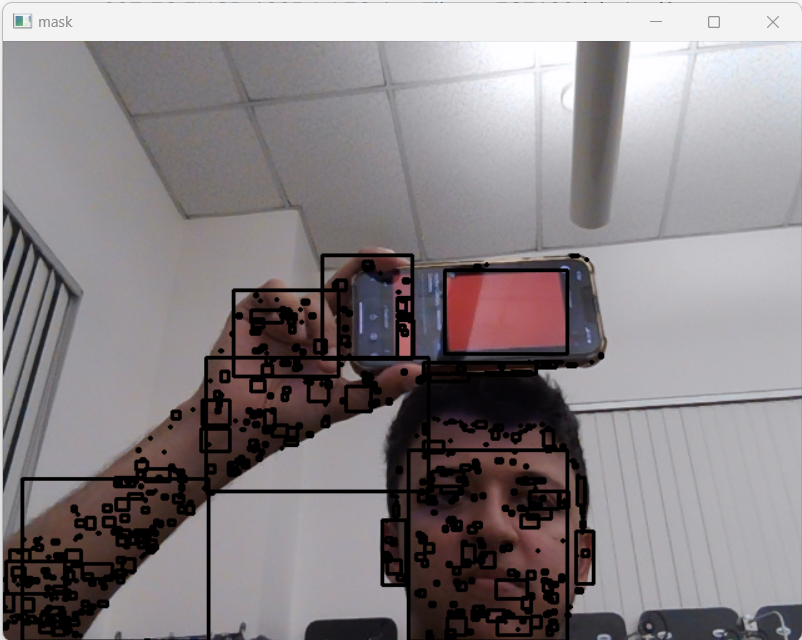
#> input picture colorpicker.png, 802 x 640 px, given in place of the camera
$ python tracking.py
#> lines starting #> are read from the running program, lines starting #| are printed output that depends on the picture; after the words box and inside, x2 and y2 are one past the last pixel; in counts of white or black regions, pixels touching at a corner belong together
import numpy as np
import cv2
import matplotlib.pyplot as plt
from sklearn.cluster import KMeans
"""
https://docs.opencv.org/3.0-beta/doc/py_tutorials/py_gui/py_video_display/py_video_display.html
https://docs.opencv.org/4.x/df/d9d/tutorial_py_colorspaces.html
https://docs.opencv.org/4.x/d4/d73/tutorial_py_contours_begin.html
https://docs.opencv.org/4.x/d7/d4d/tutorial_py_thresholding.html
https://code.likeagirl.io/finding-dominant-colour-on-an-image-b4e075f98097
"""

def find_histogram(clt):
    """
    create a histogram with k clusters
    :param: clt
    :return:hist
    """
    numLabels = np.arange(0, len(np.unique(clt.labels_)) + 1)
    (hist, _) = np.histogram(clt.labels_, bins=numLabels)

    hist = hist.astype("float")
    hist /= hist.sum()

    return hist
def plot_colors2(hist, centroids):
    bar = np.zeros((50, 300, 3), dtype="uint8")
    startX = 0

    for (percent, color) in zip(hist, centroids):
        # plot the relative percentage of each cluster
        endX = startX + (percent * 300)
        cv2.rectangle(bar, (int(startX), 0), (int(endX), 50),
                      color.astype("uint8").tolist(), -1)
        startX = endX

    # return the bar chart
    return bar

cap = cv2.VideoCapture(0)


while(True):
    # Capture frame-by-frame
    ret, frame = cap.read()
#> frame is the input picture: shape (640, 802, 3); mean B, G, R 132.8, 130.2, 136.7
    result = frame.copy()
    #cv2.imshow('frame',frame)

    # Our operations on the frame come here
    gray = cv2.cvtColor(frame, cv2.COLOR_BGR2GRAY)
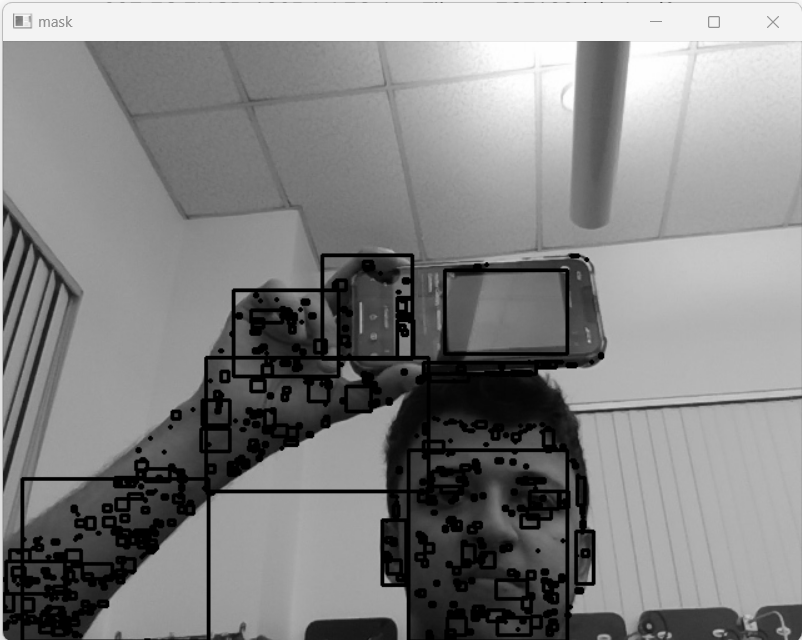
#> gray: shape (640, 802); min 0, max 255, mean 132.4
    image = cv2.cvtColor(frame, cv2.COLOR_BGR2HSV)
#> image: shape (640, 802, 3); mean H, S, V 94.8, 25.3, 138.8
    #cv2.imshow('frame',frame)

    # lower boundary RED color range values; Hue (0 - 10)
    lower1 = np.array([0, 100, 20])
    upper1 = np.array([10, 255, 255])

    # upper boundary RED color range values; Hue (160 - 180)
    lower2 = np.array([160,100,20])
    upper2 = np.array([179,255,255])

    lower_mask = cv2.inRange(image, lower1, upper1)
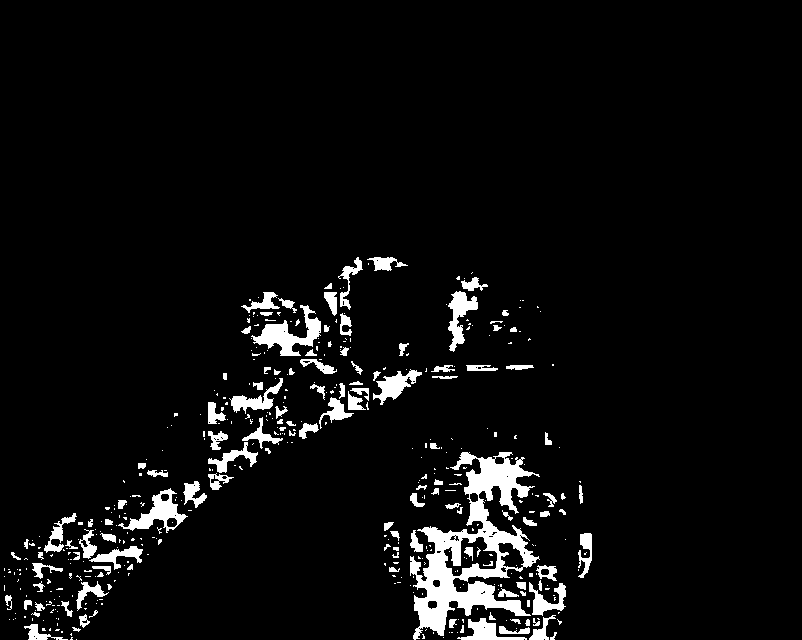
#> lower_mask: shape (640, 802); 5.2% white; 446 white regions (320 under 20 px), largest, box (x1, y1, x2, y2) and area: (410, 452, 540, 640) 8639, (251, 305, 321, 356) 1326, (118, 488, 188, 533) 1018
    upper_mask = cv2.inRange(image, lower2, upper2)
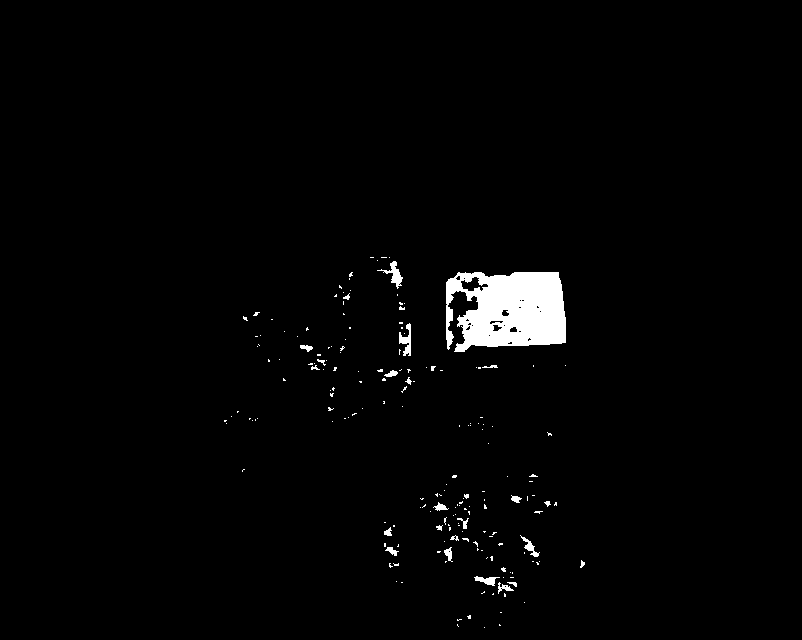
#> upper_mask: shape (640, 802); 1.9% white; 191 white regions (167 under 20 px), largest, box (x1, y1, x2, y2) and area: (446, 272, 566, 352) 7436, (377, 261, 403, 289) 217, (399, 323, 411, 356) 203

    full_mask = lower_mask + upper_mask
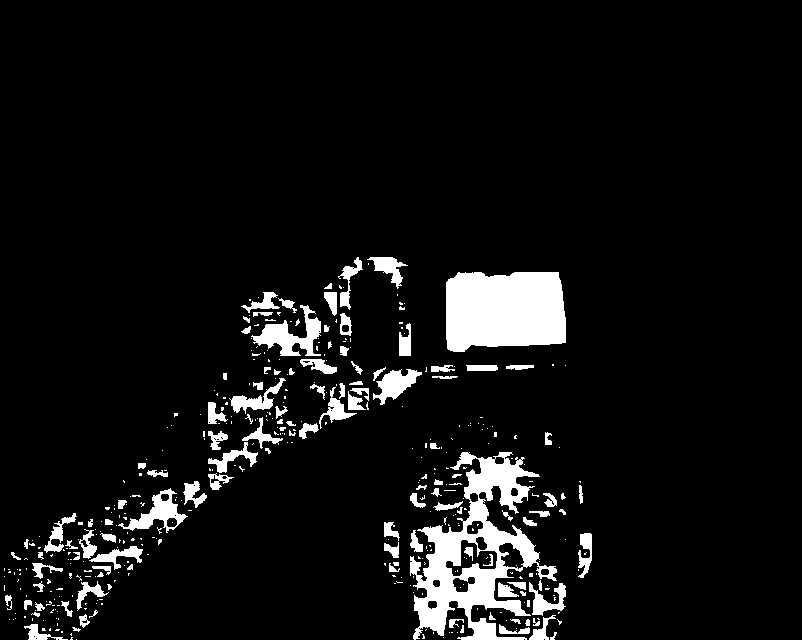
#> full_mask: shape (640, 802); 7.1% white; 425 white regions (305 under 20 px)

    result = cv2.bitwise_and(result, result, mask=full_mask)
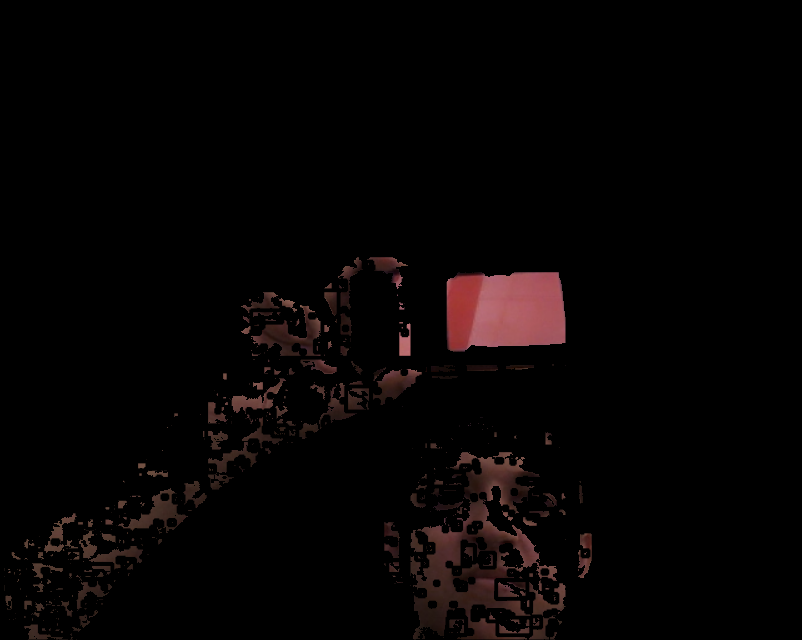
#> result: shape (640, 802, 3); mean B, G, R 3.4, 3.5, 6.3


    thresh_image = result.astype(np.uint8)
    contours, hierarchy = cv2.findContours(full_mask, cv2.RETR_TREE, cv2.CHAIN_APPROX_SIMPLE)
#> contours = 470 contours, 372 with area under 20; largest, box (x1, y1, x2, y2) and area: (410, 452, 557, 640) 11403, (446, 272, 566, 352) 8409, (251, 305, 321, 356) 1286, (118, 488, 188, 533) 1037, (445, 539, 498, 577) 942
    for cnt in contours:
        x,y,w,h = cv2.boundingRect(cnt)
        cv2.rectangle(frame,(x,y),(x+w,y+h),(0,0,0),2)
#> this loop made 470 passes
#> (x, y, w, h) on passes 1 to 3: (76, 639, 1, 1), (443, 637, 1, 1), (70, 637, 3, 3)
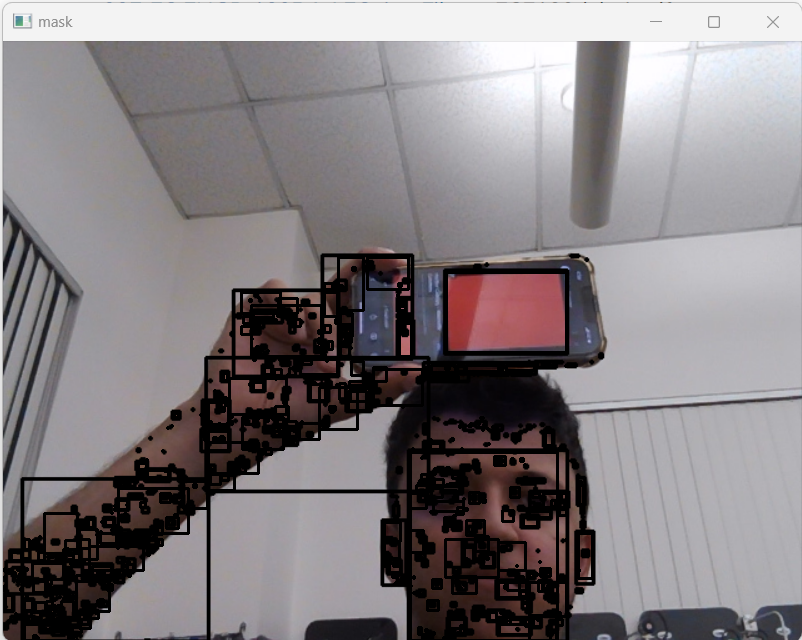
#> frame: shape (640, 802, 3); 4.06% of pixels changed, all inside (x1, y1, x2, y2) = (3, 257, 592, 640)
    cv2.imshow('mask', frame)
    # Display the resulting frame
    #cv2.imshow('frame',gray)
    print(frame.shape)
#| (640, 802, 3)
    frame = frame.reshape((frame.shape[0] * frame.shape[1],3)) #represent as row*column,channel number
    clt = KMeans(n_clusters=3) #cluster number
    clt.fit(frame)

    hist = find_histogram(clt)
    bar = plot_colors2(hist, clt.cluster_centers_)
#> after the loop in plot_colors2, `for (percent, color) in zip(hist, centroids):`:
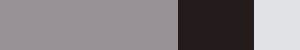
#> bar: shape (50, 300, 3); mean of channels 0, 1, 2 131.2, 128.1, 133.8; drawn as B, G, R

    plt.axis("off")
    plt.imshow(bar)
    plt.show()
    if cv2.waitKey(1) & 0xFF == ord('q'):
#> (key q is pressed here)
        break

# When everything done, release the capture
cap.release()
cv2.destroyAllWindows()

$ run again, on brightnesschange.png
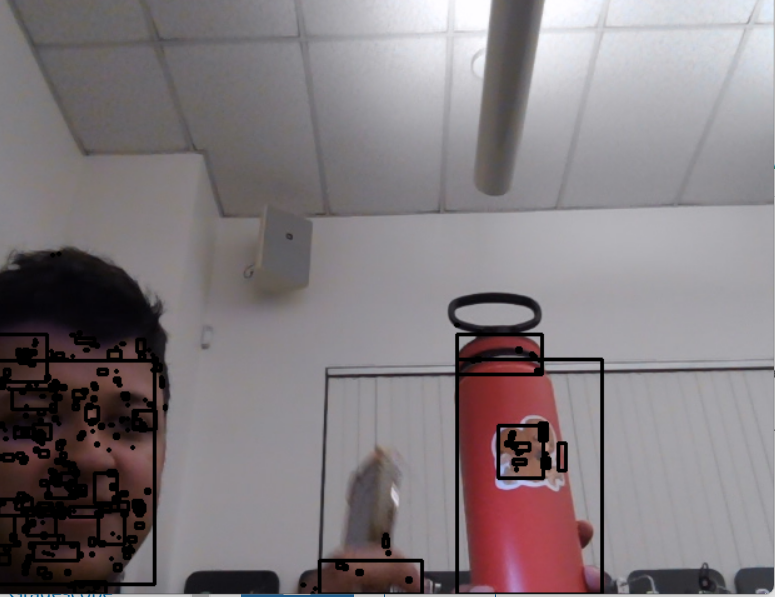
#> input picture brightnesschange.png, 775 x 597 px, given in place of the camera
#> frame is the input picture: shape (597, 775, 3); mean B, G, R 125.1, 121.7, 129.5
#> image: shape (597, 775, 3); mean H, S, V 112.3, 26.2, 131.6
#> `lower_mask = cv2.inRange(image, lower1, upper1)`:
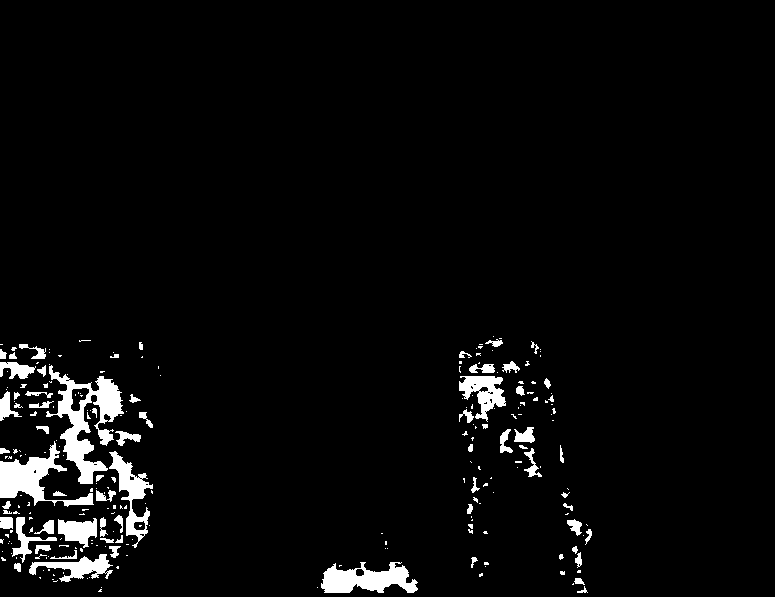
#> lower_mask: shape (597, 775); 3.8% white; 243 white regions (174 under 20 px), largest, box (x1, y1, x2, y2) and area: (46, 365, 124, 484) 3260, (0, 441, 94, 507) 2103, (321, 562, 418, 593) 1867
#> upper_mask: shape (597, 775); 3.9% white; 115 white regions (91 under 20 px), largest, box (x1, y1, x2, y2) and area: (459, 375, 601, 593) 15685, (462, 336, 536, 357) 887, (513, 361, 541, 373) 214
#> full_mask: shape (597, 775); 7.7% white; 193 white regions (139 under 20 px)
#> contours = 207 contours, 162 with area under 20; largest, box (x1, y1, x2, y2) and area: (459, 375, 601, 593) 17593, (0, 365, 124, 507) 5446, (321, 562, 421, 593) 1804, (109, 451, 153, 548) 1361, (459, 336, 541, 358) 1030
#> the loop `for cnt in contours:` made 207 passes
#> (x, y, w, h) on passes 1 to 3: (370, 592, 1, 1), (313, 591, 1, 1), (98, 589, 4, 3)
#| (597, 775, 3)
#> after the loop in plot_colors2, `for (percent, color) in zip(hist, centroids):`:
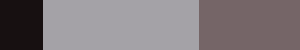
#> bar: shape (50, 300, 3); mean of channels 0, 1, 2 124, 120.5, 128; drawn as B, G, R

$ run again, on domcolorbrightness.png
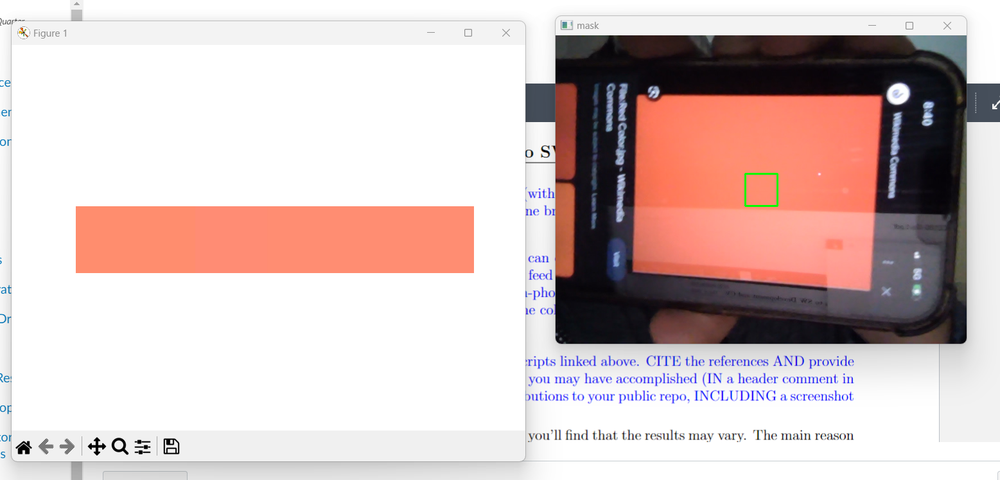
#> input picture domcolorbrightness.png, 1000 x 480 px, shrunk from 1557 x 747 before the run, given in place of the camera
#> frame is the input picture: shape (480, 1000, 3); mean B, G, R 192.5, 194.1, 212.5
#> image: shape (480, 1000, 3); mean H, S, V 24.1, 37.3, 214.9
#> `lower_mask = cv2.inRange(image, lower1, upper1)`:
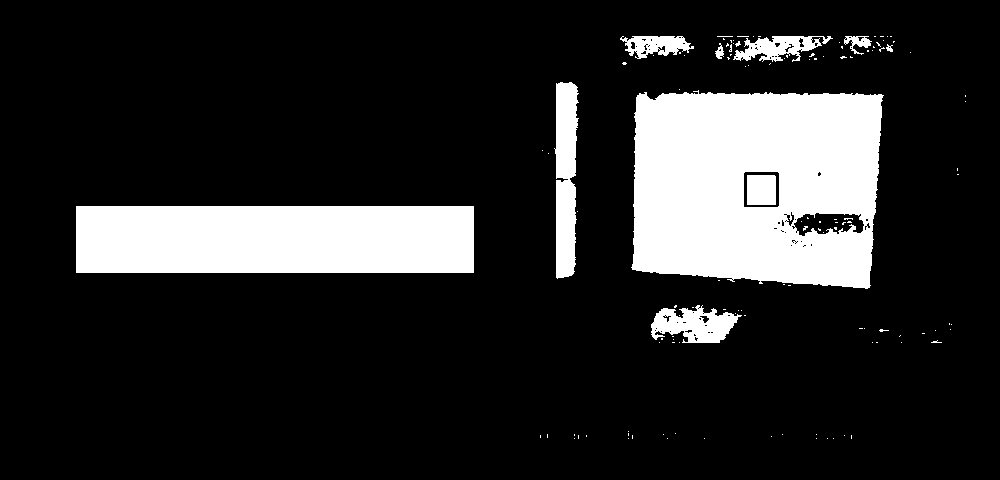
#> lower_mask: shape (480, 1000); 16.5% white; 124 white regions (114 under 20 px), largest, box (x1, y1, x2, y2) and area: (631, 90, 884, 289) 42658, (76, 206, 474, 273) 26666, (554, 82, 579, 279) 3824
#> upper_mask: shape (480, 1000); 0.69% white in thin lines or dots, all inside (x1, y1, x2, y2) = (555, 36, 957, 439)
#> full_mask: shape (480, 1000); 17.2% white; 148 white regions (137 under 20 px)
#> contours = 275 contours, 248 with area under 20; largest, box (x1, y1, x2, y2) and area: (628, 87, 885, 290) 46096, (76, 206, 474, 273) 26202, (554, 81, 581, 280) 3986, (651, 302, 742, 343) 2434, (713, 36, 878, 68) 2338
#> the loop `for cnt in contours:` made 275 passes
#> (x, y, w, h) on passes 1 to 3: (833, 438, 1, 1), (827, 438, 1, 1), (816, 438, 1, 1)
#| (480, 1000, 3)
#> after the loop in plot_colors2, `for (percent, color) in zip(hist, centroids):`:
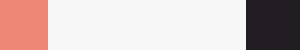
#> bar: shape (50, 300, 3); mean of channels 0, 1, 2 188.3, 189.7, 207; drawn as B, G, R
